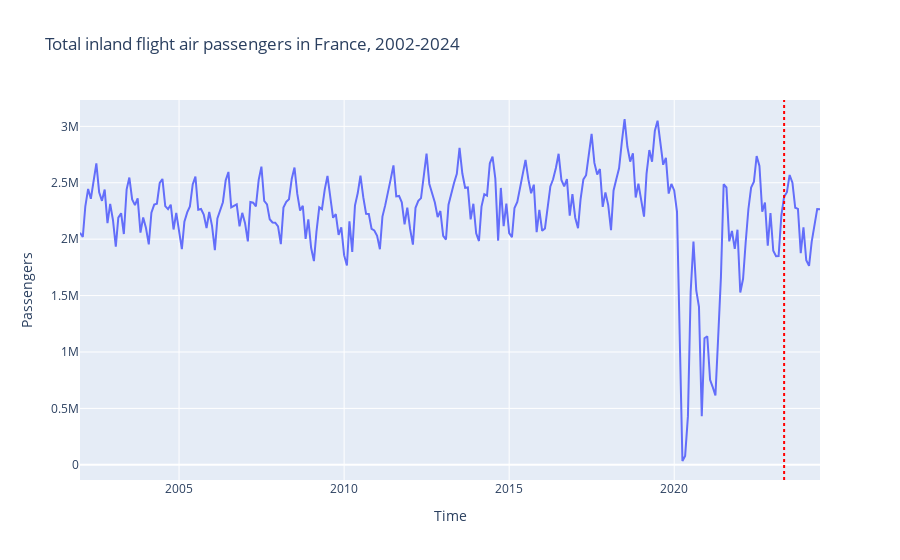

Here is the notebook cell this chart was saved with:
### Code cell
#graph for the evolution of air passengers for France, 2002-2024


file_path = 'Data/Eurostat_national_air_passengers_in_France_2002-2024.csv'
data = pd.read_csv(file_path)

fig = px.line(data_frame = data, 
            x = 'TIME_PERIOD',
            y = 'OBS_VALUE', 
            hover_data = ('TIME_PERIOD'),
            markers = False,
            labels = {
                'TIME_PERIOD' : 'Time',
                'OBS_VALUE': 'Passengers' 
            },
            

            title= 'Total inland flight air passengers in France, 2002-2024'
)

fig.update_traces(marker = {'symbol': 'square'})
fig.add_vline(x='2023-05', line_dash="dot", line_color="red") 
fig.show() 


fig.show

### Figure 1 — Plotly figure (JSON) as saved in the notebook; plotly's stock layout.template omitted (floating-point values rounded to 4 significant figures; data arrays with more than 128 entries replaced by an {"elided": "..."} marker saying what was removed)
{"data": [{"hovertemplate": "Time=%{x}<br>Passengers=%{y}<extra></extra>", "legendgroup": "", "line": {"color": "#636efa", "dash": "solid"}, "marker": {"symbol": "square"}, "mode": "lines", "name": "", "orientation": "v", "showlegend": false, "type": "scatter", "x": {"elided": "270 str values"}, "xaxis": "x", "y": {"elided": "270 int values"}, "yaxis": "y"}], "layout": {"legend": {"tracegroupgap": 0}, "shapes": [{"line": {"color": "red", "dash": "dot"}, "type": "line", "x0": "2023-05", "x1": "2023-05", "xref": "x", "y0": 0, "y1": 1, "yref": "y domain"}], "title": {"text": "Total inland flight air passengers in France, 2002-2024"}, "xaxis": {"anchor": "y", "domain": [0, 1], "title": {"text": "Time"}}, "yaxis": {"anchor": "x", "domain": [0, 1], "title": {"text": "Passengers"}}}}
